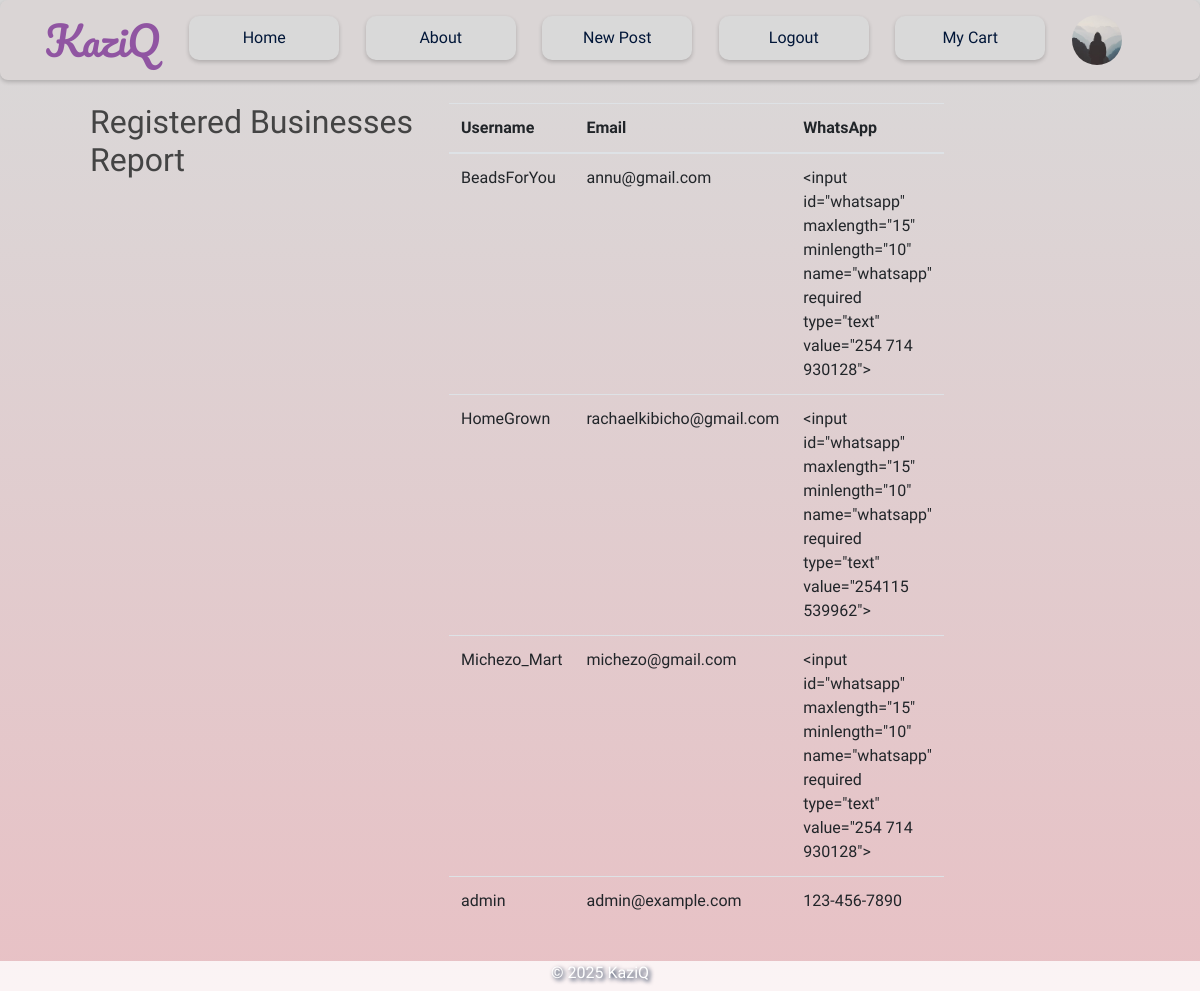
Page /report/registered_businesses (signed in) on the committed database.
### flaskblog/models.py (models this page shows, shortened)
class User(db.Model, UserMixin):
    id = db.Column(db.Integer, primary_key=True)
    username = db.Column(db.String(20), unique=True, nullable=False)
    email = db.Column(db.String(120), unique=True, nullable=False)
    whatsapp = db.Column(db.String(20), nullable=False)
    image_file = db.Column(db.String(20), nullable=False, default='default.jpg')
    password = db.Column(db.String(60), nullable=False)
    is_admin = db.Column(db.Boolean, nullable=False, default=False)
    account_balance = db.Column(db.Float, default=0.0)  # Current available balance
    total_sales = db.Column(db.Float, default=0.0)      # Lifetime sales
    bank_account = db.Column(db.String(50), nullable=True)
    bank_name = db.Column(db.String(100), nullable=True)
    phone_for_payment = db.Column(db.String(20), nullable=True)
    posts = db.relationship('Post', backref='author', lazy=True)

### flaskblog/routes.py (the view)
@app.route('/report/registered_businesses')
@login_required
def registered_businesses_report():
    if not current_user.is_authenticated or not current_user.is_admin:
        flash("You are not authorized to access this page", "warning")
        return redirect(url_for('home'))
    users = User.query.all()
    return render_template('registered_business_report.html', users=users)

### flaskblog/__init__.py (called while the page is built)
@login_manager.user_loader
def load_user(user_id):
    return User.query.get(int(user_id))

@app.context_processor
def inject_min_max():
    return dict(min=min, max=max)

### flaskblog/templates/registered_business_report.html
{% extends "layout.html" %}
{% block content %}
    <h2>Registered Businesses Report</h2>
    <table class="table">
        <thead>
            <tr>
                <th>Username</th>
                <th>Email</th>
                <th>WhatsApp</th>
            </tr>
        </thead>
        <tbody>
            {% for user in users %}
                <tr>
                    <td>{{ user.username }}</td>
                    <td>{{ user.email }}</td>
                    <td>{{ user.whatsapp }}</td>
                </tr>
            {% endfor %}
        </tbody>
    </table>
{% endblock %}

### flaskblog/templates/layout.html (shortened to what this page needs)
<!DOCTYPE html>
<html lang="en">
<head>
    <link rel="stylesheet" href="https://cdn.jsdelivr.net/npm/bootstrap@4.3.1/dist/css/bootstrap.min.css">
    <link rel="stylesheet" type="text/css" href="{{ url_for('static', filename='main.css') }}">
    <link href="https://cdnjs.cloudflare.com/ajax/libs/font-awesome/5.15.4/css/all.min.css" rel="stylesheet">
</head>
<body>
    <header class="site-header">
        <nav class="navbar navbar-expand-md" id="navbar">
            <div class="container">
                <a class="navbar-brand" href="/">KaziQ</a>
                <div class="collapse navbar-collapse" id="navbarToggle">
                    <div class="navbar-nav mr-auto" id="navbar-nav">
                        <a class="nav-item nav-link" href="{{url_for('home')}}">Home</a>
                        <a class="nav-item nav-link" href="{{url_for('about')}}">About</a>
                        {% if current_user.is_authenticated %}
                        <a class="nav-item nav-link" href="{{url_for('new_post')}}">New Post</a>
                        <a class="nav-item nav-link" href="{{url_for('logout')}}">Logout</a>
                        <a class='nav-item nav-link' href="{{url_for('view_cart')}}">My Cart</a>
                        <a href="{{ url_for('account') }}">
                            <img src="{{ url_for('static', filename='profile_pics/' + current_user.image_file) }}" alt="Profile" class="rounded-circle account-img">
                        </a>
                        {% else %}
                            <a class="nav-item nav-link" href="{{url_for('login')}}">Login</a>
                            <a class="nav-item nav-link" href="{{url_for('register')}}">Register</a>
                        {% endif %}
                    </div>
                </div>
            </div>
        </nav>
    </header>
    <main role="main" class="container mt-5 pt-5">
        <div class="row">
            <div class="content-container">
                <div class="body-content">
                    <div class="wholebar">
                        <div class="actual-content">
                            {% block content %}{% endblock %}
                        </div>
                        <div class="sidebar">
                        </div>
                    </div>
                </div>
            </div>
        </div>
    </main>
    <footer>
        <div class="footer-container">
            <div class="footer">
                <p>&copy; 2025 KaziQ</p>
            </div>
        </div>
    </footer>
</body>
</html>

### flaskblog/static/main.css (style rules this page uses)
body { background-image: linear-gradient(to bottom, #D9D9D9, #E8C1C5); background-repeat: no-repeat; background-position:center; background-attachment: fixed; font-family: "Itim", cursive; font-weight: 400; font-style: normal; color: #011638; margin:0; }
h1, h2, h3, h4, h5, h6 { color: #444444; }
#navbar { background-color:#dad5d5; width: 100%; height: 80px; border-radius:8px; box-shadow: 0 2px 4px 0 rgba(0,0,0,0.2); margin-top: 0; display:flex; justify-content:center; align-items:center; }
#navbar-nav { width:100%; display:flex; justify-content:space-around; align-items:end; margin-top:-5px; }
.navbar-nav .account-img { height: 50px; width: 50px; border-radius: 50%; margin-right: 20px; margin-bottom:-5px; }
.navbar-nav { margin:0; width:100%; display:flex; justify-content:space-around; }
.navbar-brand { font-family: "Pacifico", cursive; font-weight: 400; font-style: normal; color: #9055A2; font-size:2.5rem; }
.nav-item { font-family: "Itim", cursive; font-weight: 400; font-style: normal; color: #011638; width:150px; text-align:center; }
.body-content { display:flex; justify-content:center; align-items:center; flex-direction:column; }
.navbar, .navbar-collapse { filter: none; pointer-events: auto; z-index: 1050; }
.content-container { display:flex; justify-content:center; align-items:center; margin:auto; }
.actual-content { border: none; border-radius:1em; display: grid; gap: 20px; grid-template-columns: repeat(2, 1fr); height:100%; width:100%; margin-right:20px; }
.account-img { height: 125px; width: 125px; margin-right: 20px; margin-bottom: 16px; }
footer { display:flex; justify-content:center; align-items:start; background-color: rgba(255, 255, 255, 0.8); width:100%; height: 35px; color:#ffffff; font-size:1rem; position:fixed; bottom:-5px; text-shadow: 2px 2px 4px #011638; }
.sidebar { width: 250px; padding: 20px; border-radius:1em; background:none; border-radius:0 1em 1em 0; text-align:center; }
.site-header .navbar-nav .nav-link { color:#011638; background-color:#D9D9D9; border-radius:10px; text-align:center; padding:10px 25px; transition: background-color 0.3s; box-shadow: 0 2px 4px 0 rgba(0,0,0,0.2); }
.wholebar { display:flex; justify-content:center; align-items:center; margin:-73px 0px 50px 60px; }

### rows in the picture
User: image_file (placeholder picture), username "admin", email "admin@example.com", whatsapp "123-456-7890"
User: username "BeadsForYou", email "annu@gmail.com", whatsapp "<input id=\"whatsapp\" maxlength=\"15\" minlength=\"10\" name=\"whatsapp\" required type=\"text\" value=\"254 714 930128\">"
User: username "HomeGrown", email "rachaelkibicho@gmail.com", whatsapp "<input id=\"whatsapp\" maxlength=\"15\" minlength=\"10\" name=\"whatsapp\" required type=\"text\" value=\"254115 539962\">"
User: username "Michezo_Mart", email "michezo@gmail.com", whatsapp "<input id=\"whatsapp\" maxlength=\"15\" minlength=\"10\" name=\"whatsapp\" required type=\"text\" value=\"254 714 930128\">"
